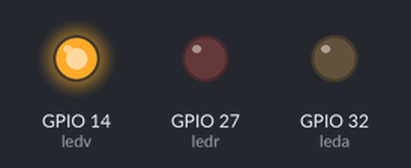
Simulated run of this sketch. Board: ESP32. Parts: output pins drawn as LEDs (lit = HIGH).

Above: at 2.0 s.
At 5.0 s:
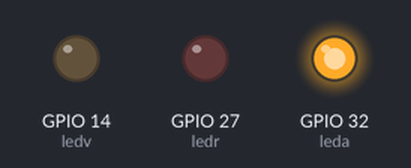
At 8.0 s:
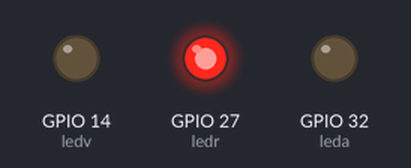
Timing chart, 0 to 13.0 s (numbered marks = the images above):
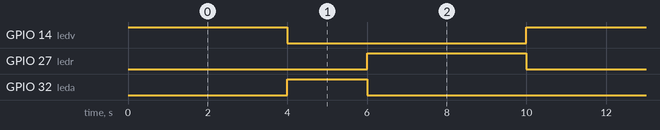

The sketch:

semaforo_sencillo.ino
```cpp
// C++ code
//
int ledr = 27;
int leda = 32;
int ledv = 14;

void setup()
{
  pinMode(ledr, OUTPUT);
  pinMode(leda, OUTPUT);
  pinMode(ledv, OUTPUT);

}

void loop()
{
  // Verde encendido
  digitalWrite(ledv, HIGH);
  delay(4000);
  digitalWrite(ledv, LOW);

  // Amarillo encendido
  digitalWrite(leda, HIGH);
  delay(2000);
  digitalWrite(leda, LOW);

  // Rojo encendido
  digitalWrite(ledr, HIGH);
  delay(4000);
  digitalWrite(ledr, LOW);
}
```

Measured:
- by itself, GPIO 14 (ledv), GPIO 27 (ledr): alternates HIGH for 4.0 s and LOW for 6.0 s
- by itself, GPIO 32 (leda): alternates HIGH for 2.0 s and LOW for 8.0 s
- by itself, everything shown: repeats every 10.0 s, in 4 steps
